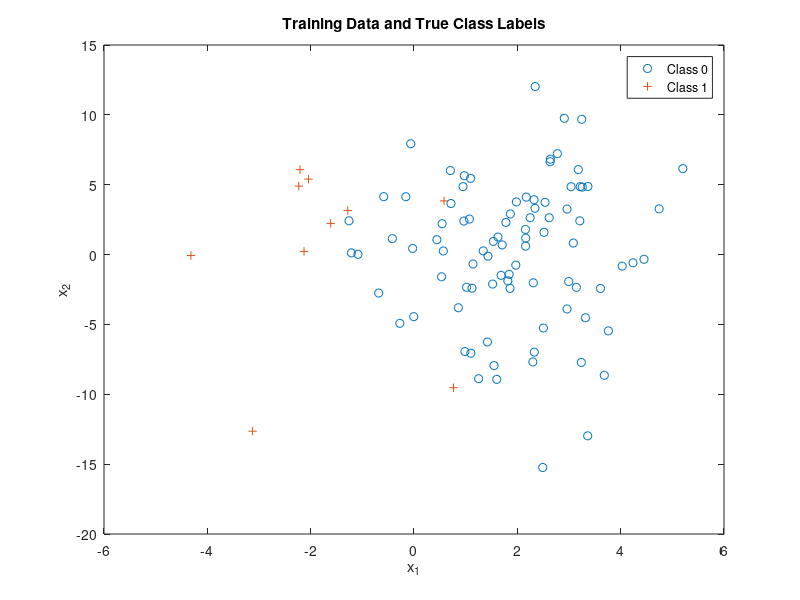

Here is the MATLAB script that generated this plot: (Note: this script raises an error after producing the figure.)
%% ================== Generate and Plot Training Set ================== %%
clear all; close all; clc;

n = 2;      % number of feature dimensions
N = 100;   % number of iid samples

% parallel distributions
mu(:,1) = [2;0]; Sigma(:,:,2) = [2 0.5;0.5 30];
mu(:,2) = [-2;0]; Sigma(:,:,1) = [2 0.5;0.5 30]; 
%mu(:,1) = [3;0]; Sigma(:,:,1) = [5 0.1;0.1 .5]; 
%mu(:,2) = [0;0]; Sigma(:,:,2) = [.5 0.1;0.1 5];

% Class priors for class 0 and 1 respectively
p = [0.9,0.1]; 

% Generating true class labels
label = (rand(1,N) >= p(1))';
Nc = [length(find(label==0)),length(find(label==1))];

% Draw samples from each class pdf
x = zeros(N,n); 
for L = 0:1
    x(label==L,:) = mvnrnd(mu(:,L+1),Sigma(:,:,L+1),Nc(L+1));
end

%Plot samples with true class labels
figure(1);
plot(x(label==0,1),x(label==0,2),'o',x(label==1,1),x(label==1,2),'+');
legend('Class 0','Class 1'); title('Training Data and True Class Labels');
xlabel('x_1'); ylabel('x_2'); hold on;

%% ======================== Logistic Regression ======================= %%
% Initialize fitting parameters
x = [ones(N, 1) x];
initial_theta = zeros(n+1, 1);
label=double(label);

% Compute gradient descent to get theta values
[theta, cost] = gradient_descent(x,N,label,initial_theta,1,1000);
[theta2, cost2] = fminsearch(@(t)(cost_func(t, x, label, N)), initial_theta);

% Choose points to draw boundary line
plot_x1 = [min(x(:,2))-2,  max(x(:,2))+2];                      
plot_x2(1,:) = (-1./theta(3)).*(theta(2).*plot_x1 + theta(1));  
plot_x2(2,:) = (-1./theta2(3)).*(theta2(2).*plot_x1 + theta2(1)); % fminsearch

% Plot decision boundary
plot(plot_x1, plot_x2(1,:), plot_x1, plot_x2(2,:));  
axis([plot_x1(1), plot_x1(2), min(x(:,3))-2, max(x(:,3))+2]);
legend('Class 0', 'Class 1', ' Classifier (from scratch)', 'Classifier (fminsearch)');

% Plot cost function
figure(2); plot(cost);
title('Calculated Cost');
xlabel('Iteration number'); ylabel('Cost');

%% ====================== Generate Test Data Set ====================== %%
N_test = 10000;

% Generating true class labels
label_test = (rand(1,N_test) >= p(1))';
Nc_test = [length(find(label_test==0)),length(find(label_test==1))];

% Draw samples from each class pdf
x_test = zeros(N_test,n); 
for L = 0:1
    x_test(label_test==L,:) = mvnrnd(mu(:,L+1),Sigma(:,:,L+1),Nc_test(L+1));
end

%% ========================= Test Classifier ========================== %%
% Coefficients for decision boundary line equation
coeff(1,:) = polyfit([plot_x1(1), plot_x1(2)], [plot_x2(1,1), plot_x2(1,2)], 1);
coeff(2,:) = polyfit([plot_x1(1), plot_x1(2)], [plot_x2(2,1), plot_x2(2,2)], 1); %fminsearch
% Decide based on which side of the line each point is on
for i = 1:2
    if coeff(i,1) >= 0
        decision(:,i) = (coeff(i,1).*x_test(:,1) + coeff(i,2)) < x_test(:,2);
    else
        decision(:,i) = (coeff(i,1).*x_test(:,1) + coeff(i,2)) > x_test(:,2);
    end
end

error1 = plot_test_data(decision(:,1), label_test, Nc_test, p, 3, x_test, plot_x1, plot_x2(1,:));
title('Test Data Classification (from scratch)');
fprintf('Total error (classifier from scratch): %.2f%%\n',error1);

error2 = plot_test_data(decision(:,2), label_test, Nc_test, p, 4, x_test, plot_x1, plot_x2(2,:));
title('Test Data Classification (using fminsearch)');
fprintf('Total error (classifier using fminsearch): %.2f%%\n',error2);

%% ============================ Functions ============================= %%
function [theta, cost] = gradient_descent(x, N, label, theta, alpha, num_iters)
    cost = zeros(num_iters, 1);
    for i = 1:num_iters % while norm(cost_gradient) > threshold
        h = 1 ./ (1 + exp(-x*theta));	% Sigmoid function   
        cost(i) = (-1/N)*((sum(label' * log(h)))+(sum((1-label)' * log(1-h))));
        cost_gradient = (1/N)*(x' * (h - label));
        theta = theta - (alpha.*cost_gradient); % Update theta
    end
end

function cost = cost_func(theta, x, label,N)
    h = 1 ./ (1 + exp(-x*theta));	% Sigmoid function
    cost = (-1/N)*((sum(label' * log(h)))+(sum((1-label)' * log(1-h))));
end

function error = plot_test_data(decision, label, Nc, p, fig, x, plot_x1, plot_x2)
    ind00 = find(decision==0 & label==0); % true negative
    ind10 = find(decision==1 & label==0); p10 = length(ind10)/Nc(1); % false positive
    ind01 = find(decision==0 & label==1); p01 = length(ind01)/Nc(2); % false negative
    ind11 = find(decision==1 & label==1); % true positive
    error = (p10*p(1) + p01*p(2))*100;

    % Plot decisions and decision boundary
    figure(fig);
    plot(x(ind00,1),x(ind00,2),'og'); hold on,
    plot(x(ind10,1),x(ind10,2),'or'); hold on,
    plot(x(ind01,1),x(ind01,2),'+r'); hold on,
    plot(x(ind11,1),x(ind11,2),'+g'); hold on,
    plot(plot_x1, plot_x2);
    axis([plot_x1(1), plot_x1(2), min(x(:,2))-2, max(x(:,2))+2])
    legend('Class 0 Correct Decisions','Class 0 Wrong Decisions','Class 1 Wrong Decisions','Class 1 Correct Decisions','Classifier');
end